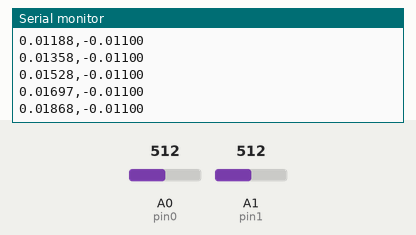
Recording of a sketch running on a simulated Arduino Uno, built with avr-gcc and run on an emulated ATmega328P. Parts: the last lines printed to the serial monitor. The test bench sets the inputs (shaded band); at power-on: A0 (pin0) = 512, A1 (pin1) = 512.

Above: at 1.2 s.
1.3 s: A0 (pin0) set to 716
At 1.33 s:
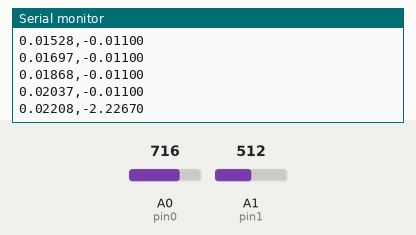
2.8 s: A1 (pin1) set to 716
At 2.86 s:
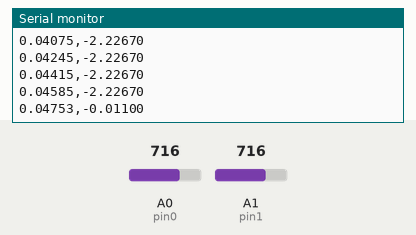
4.3 s: A0 (pin0) set to 900
At 4.39 s:
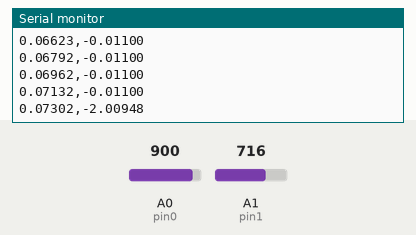
5.8 s: A1 (pin1) set to 900
At 5.81 s:
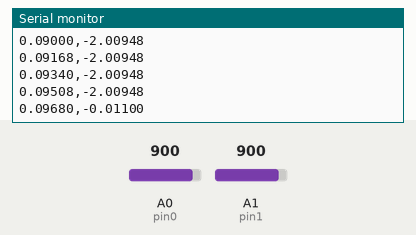
Timing chart, 0 to 8.3 s (numbered marks = the images above; inputs shaded):
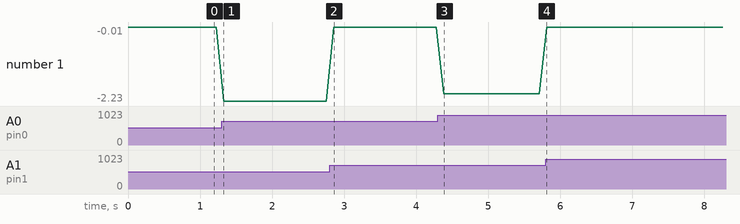

Measured:
- after the input at 1.3 s, the serial monitor: prints a new line at once (image 1)
- after the input at 2.8 s, the serial monitor: prints a new line after 0.05 s (image 2)
- after the input at 4.3 s, the serial monitor: prints a new line after 0.08 s (image 3)
- after the input at 5.8 s, the serial monitor: prints a new line at once (image 4)
- plotted number 1: -0.01 → -2.23 after the input at 1.3 s, -0.01 → -2.01 after the input at 4.3 s

The sketch:

read_pressure_MPX5010.ino
```cpp
const int pin0 = A0;
const int pin1 = A1;

float Vs = 5.007;
float Vo0 = 0.0, Vo1 = 0.0;
float P0 = 0.0, P1 = 0.0;

float time;
const unsigned long interval = 1000; // 5 seconds
const int sampleInterval = 10;       // ms between samples
const int maxSamples = interval / sampleInterval;

float diffSum = 0.0;
int sampleCount = 0;

void setup() {
  Serial.begin(9600);
}

void loop() {
  // Read and convert voltages
  Vo0 = analogRead(pin0) * (Vs / 1023.0);
  P0 = (((Vo0 / Vs) - 0.04) / 0.09)+0.259;

  Vo1 = analogRead(pin1) * (Vs / 1023.0);
  P1 = (((Vo1 / Vs) - 0.04) / 0.09)+0.248;

  float diff = P1 - P0;
  time = millis()/60000.0;
  Serial.print(time,5);
  // Serial.print(",");
  // Serial.print(0);
  // Serial.print(P0,5);
  Serial.print(",");
  // Serial.print(P1,5);
  // Serial.print(0.2);
  // Serial.print(",");
  Serial.println(diff,5);
  delay(100);
  // diffSum += diff;
  // sampleCount++;

  // delay(sampleInterval);

  // After 5 seconds, print average and reset
  // if (millis() - startTime >= interval) {
  //   float averageDiff = diffSum / sampleCount;
  //   Serial.print(averageDiff, 5);
  //   Serial.print("   ");
  //   Serial.print(P0, 5);
  //   Serial.print("   ");
  //   Serial.println(P1, 5);

  //   // Reset for next cycle
  //   diffSum = 0.0;
  //   sampleCount = 0;
  //   startTime = millis();
  // }
}
```
